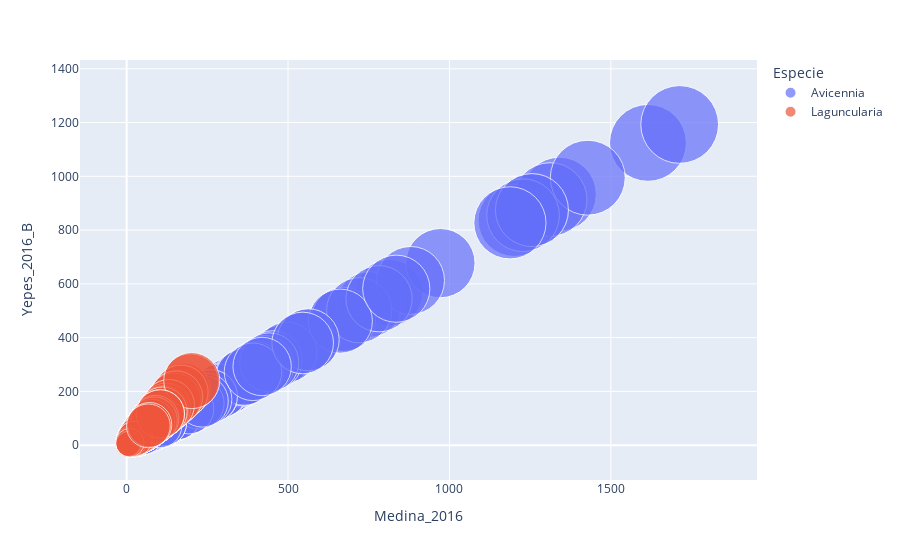

Notebook cell for this chart:
### Code cell
figsc_v = graf_scatt(dv)
figsc_v.show()
#plt(figsc_v)

### Figure 1 — Plotly figure (JSON) as saved in the notebook; plotly's stock layout.template omitted (floating-point values rounded to 4 significant figures; data arrays with more than 128 entries replaced by an {"elided": "..."} marker saying what was removed)
{"data": [{"hovertemplate": "<b>%{hovertext}</b><br><br>Especie=Avicennia<br>Medina_2016=%{x}<br>Yepes_2016_B=%{y}<br>DAP=%{marker.size}<extra></extra>", "hovertext": {"elided": "281 str values"}, "legendgroup": "Avicennia", "marker": {"color": "#636efa", "size": {"elided": "281 float values"}, "sizemode": "area", "sizeref": 0.01326, "symbol": "circle"}, "mode": "markers", "name": "Avicennia", "orientation": "v", "showlegend": true, "type": "scatter", "x": {"elided": "281 float values"}, "xaxis": "x", "y": {"elided": "281 float values"}, "yaxis": "y"}, {"hovertemplate": "<b>%{hovertext}</b><br><br>Especie=Laguncularia<br>Medina_2016=%{x}<br>Yepes_2016_B=%{y}<br>DAP=%{marker.size}<extra></extra>", "hovertext": {"elided": "309 str values"}, "legendgroup": "Laguncularia", "marker": {"color": "#EF553B", "size": {"elided": "309 float values"}, "sizemode": "area", "sizeref": 0.01326, "symbol": "circle"}, "mode": "markers", "name": "Laguncularia", "orientation": "v", "showlegend": true, "type": "scatter", "x": {"elided": "309 float values"}, "xaxis": "x", "y": {"elided": "309 float values"}, "yaxis": "y"}], "layout": {"legend": {"itemsizing": "constant", "title": {"text": "Especie"}, "tracegroupgap": 0}, "margin": {"t": 60}, "transition": {"duration": 500}, "xaxis": {"anchor": "y", "domain": [0, 1], "title": {"text": "Medina_2016"}}, "yaxis": {"anchor": "x", "domain": [0, 1], "title": {"text": "Yepes_2016_B"}}}}
